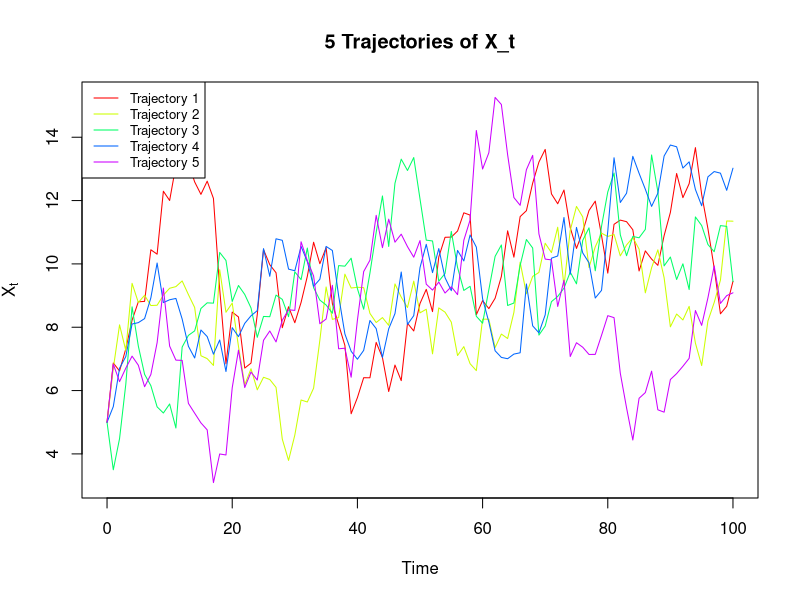
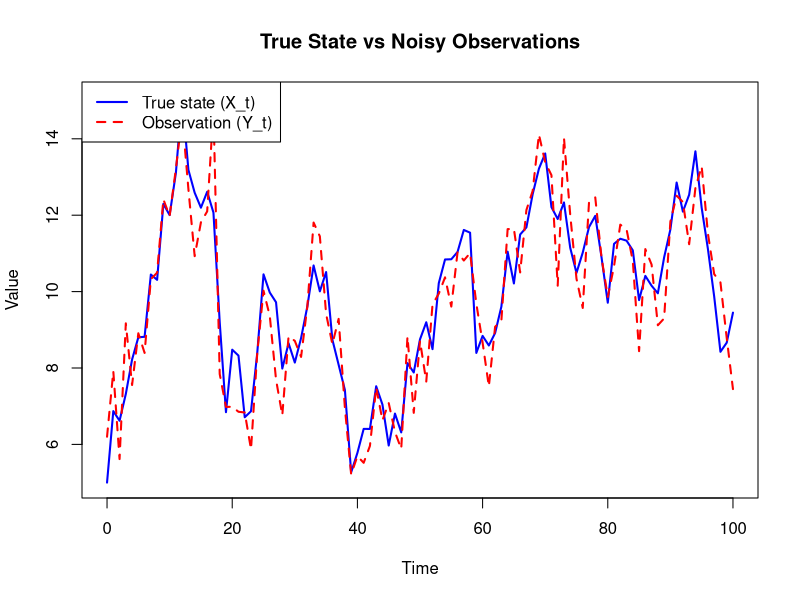
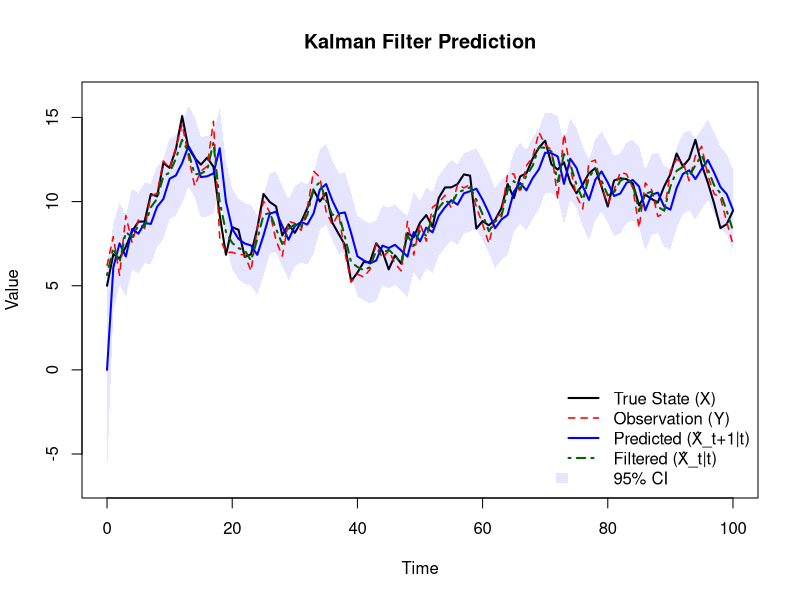
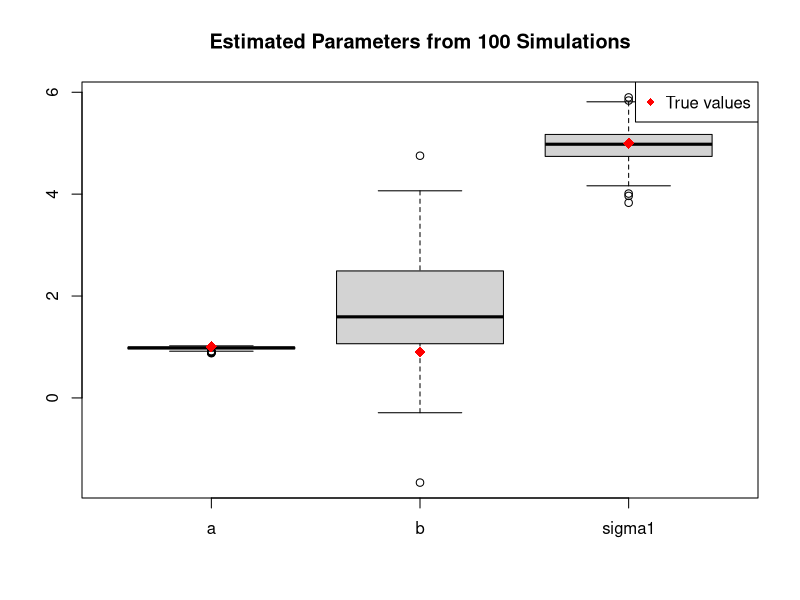
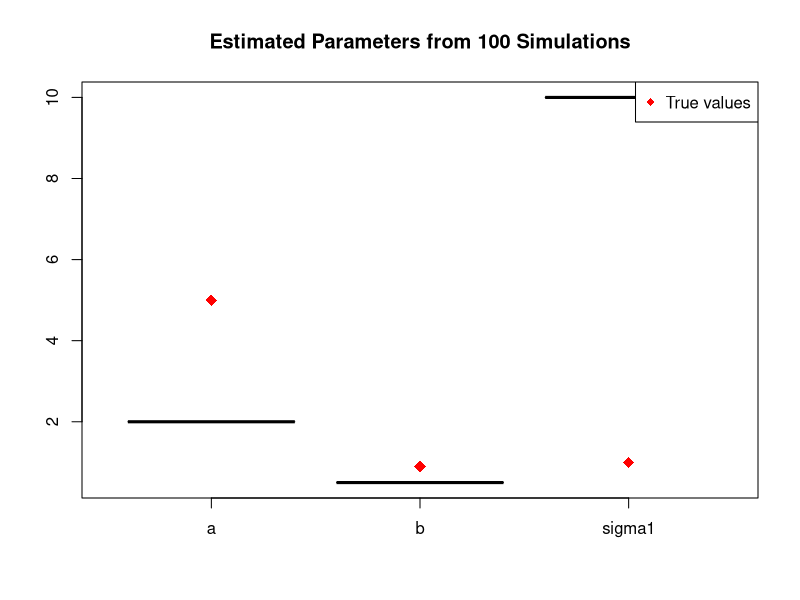
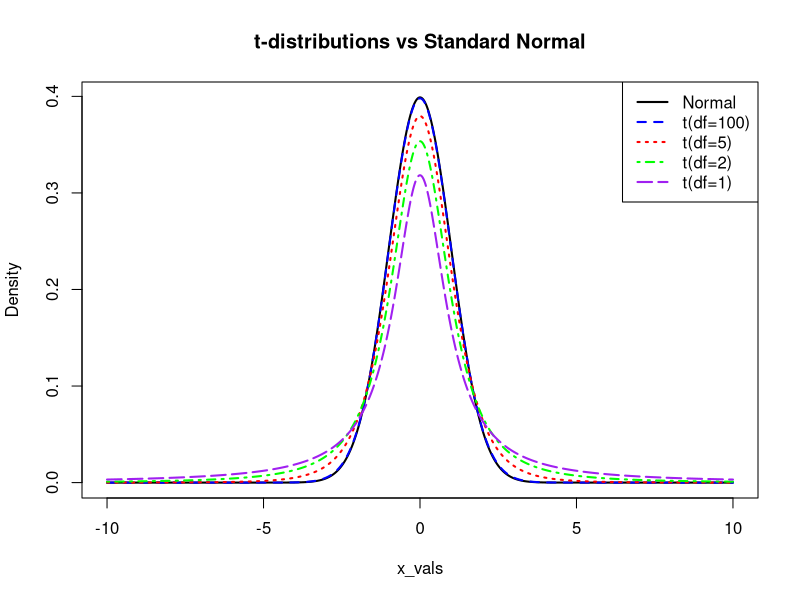
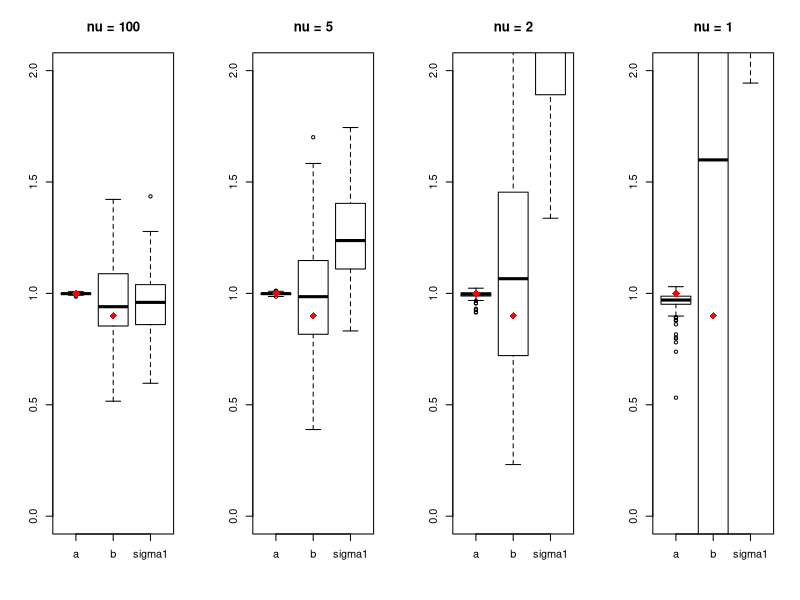

R code for these plots, in order:
#-------1.1-----
# Set a random seed to ensure reproducibility
set.seed(42)

# Parameter setup
a <- 0.9           # State transition coefficient
b <- 1             # Bias term
sigma <- 1         # Standard deviation of noise
X0 <- 5            # Initial value of the process
n <- 100           # Number of time steps
num_trajectories <- 5  # Number of independent simulations

# Create a matrix to store all trajectories (rows: time steps, columns: trajectories)
trajectories <- matrix(NA, nrow = n + 1, ncol = num_trajectories)

# Simulate each trajectory
for (j in 1:num_trajectories) {
  X <- numeric(n + 1)  # Create a vector to hold the state values
  X[1] <- X0           # Set initial value
  for (t in 2:(n + 1)) {
    e <- rnorm(1, mean = 0, sd = sigma)     # Generate random noise
    X[t] <- a * X[t - 1] + b + e            # Apply the state update equation
  }
  trajectories[, j] <- X  # Store this trajectory in the matrix
}

# Plotting
time <- 0:n                        # Time vector
colors <- rainbow(num_trajectories)  # Generate different colors for each trajectory

# Plot the first trajectory to set up the figure
windows(width = 12, height = 6)   
plot(time, trajectories[,1], type = "l", col = colors[1], ylim = range(trajectories),
     xlab = "Time", ylab = expression(X[t]), main = "5 Trajectories of X_t")

# Add the remaining trajectories
for (j in 2:num_trajectories) {
  lines(time, trajectories[,j], col = colors[j])
}

# Add a legend to label each trajectory
legend("topleft", legend = paste("Trajectory", 1:num_trajectories),
       col = colors, lty = 1, cex = 0.8)


#-------1.2---------
# Set random seed for reproducibility
set.seed(42)

# Parameters
a <- 0.9
b <- 1
sigma1 <- 1  # Standard deviation for process noise
sigma2 <- 1  # Standard deviation for observation noise
X0 <- 5
n <- 100

# Initialize vectors
X <- numeric(n + 1)  # Latent state
Y <- numeric(n + 1)  # Observations
X[1] <- X0           # Initial state

# Simulate process
for (t in 2:(n + 1)) {
  e1 <- rnorm(1, mean = 0, sd = sigma1)
  X[t] <- a * X[t - 1] + b + e1
}

# Generate observations
e2 <- rnorm(n + 1, mean = 0, sd = sigma2)
Y <- X + e2

# Plot
time <- 0:n
windows(width = 12, height = 6)   
plot(time, X, type = "l", col = "blue", lwd = 2,
     ylim = range(c(X, Y)),
     xlab = "Time", ylab = "Value", main = "True State vs Noisy Observations")
lines(time, Y, col = "red", lty = 2, lwd = 2)

legend("topleft", legend = c("True state (X_t)", "Observation (Y_t)"),
       col = c("blue", "red"), lty = c(1, 2), lwd = 2)



#--------1.3-----

# ------------set the parameters ------------
set.seed(42)
a <- 0.9
b <- 1
sigma1 <- 1
sigma2 <- 1
X0 <- 5
n <- 100
time <- 0:n



# ------------ Kalman Filter definition ------------
myKalmanFilter <- function(y, theta, R, x_prior = 0, P_prior = 10) {
  a <- theta[1]
  b <- theta[2]
  sigma1 <- theta[3]
  N <- length(y)
  
  x_pred  <- numeric(N)
  P_pred  <- numeric(N)
  x_filt  <- numeric(N)
  P_filt  <- numeric(N)
  innovation     <- numeric(N)
  innovation_var <- numeric(N)
  
  # initial prediction
  x_pred[1] <- x_prior
  P_pred[1] <- P_prior
  innovation[1] <- y[1] - x_pred[1]
  innovation_var[1] <- P_pred[1] + R
  K_1 <- P_pred[1] / innovation_var[1]
  x_filt[1] <- x_pred[1] + K_1 * innovation[1]
  P_filt[1] <- (1 - K_1) * P_pred[1]
  
  # main loop
  for (t in 2:N) {
    x_pred[t] <- a * x_filt[t - 1] + b
    P_pred[t] <- a^2 * P_filt[t - 1] + sigma1^2
    
    innovation[t] <- y[t] - x_pred[t]
    innovation_var[t] <- P_pred[t] + R
    K_t <- P_pred[t] / innovation_var[t]
    x_filt[t] <- x_pred[t] + K_t * innovation[t]
    P_filt[t] <- (1 - K_t) * P_pred[t]
  }
  
  return(list(
    x_pred = x_pred,
    P_pred = P_pred,
    x_filt = x_filt,
    P_filt = P_filt,
    innovation = innovation,
    innovation_var = innovation_var
  ))
}

# ------------ apply Kalman Filter  ------------
theta <- c(a, b, sigma1)
R <- sigma2^2
kf <- myKalmanFilter(Y, theta, R, x_prior = 0, P_prior = 10)

# confidence interval
lower <- kf$x_pred - 1.96 * sqrt(kf$P_pred)
upper <- kf$x_pred + 1.96 * sqrt(kf$P_pred)

# set the size
y_min <- min(c(X, Y, kf$x_pred, kf$x_filt))
y_max <- max(c(X, Y, kf$x_pred, kf$x_filt))
par(mar = c(5, 4, 4, 8), xpd = TRUE)  # 增加右边距，并允许越界绘图

# open a new window
windows(width = 12, height = 10)

# set the size
par(mar = c(5, 4, 4, 8), xpd = TRUE)

# the limir of CI
ci_min <- min(lower)
ci_max <- max(upper)

# add the margin
y_min <- min(c(X, Y, kf$x_pred, kf$x_filt))
y_max <- max(c(X, Y, kf$x_pred, kf$x_filt))

# correct the range of axis y
buffer <- 0.5  # buffer
ylim_low <- min(y_min, ci_min) - buffer
ylim_high <- max(y_max, ci_max) + buffer

# Open a new plotting window and set margins
windows(width = 12, height = 10)
par(mar = c(5, 4, 4, 2) + 0.1)

# Plotting
plot(time, X, type = "l", col = "black", lwd = 2,
     ylim = c(ylim_low, ylim_high), xlim = c(min(time), max(time)),
     xlab = "Time", ylab = "Value", main = "Kalman Filter Prediction")

# Add confidence interval shading
polygon(c(time, rev(time)), c(lower, rev(upper)), 
        col = rgb(0, 0, 1, 0.1), border = NA)

# Add additional lines
lines(time, Y, col = "red", lty = 2, lwd = 1.5)
lines(time, kf$x_pred, col = "blue", lwd = 2)
lines(time, kf$x_filt, col = "darkgreen", lty = 4, lwd = 2)

# Legend in the bottom right corner
legend("bottomright",
       legend = c("True State (X)", "Observation (Y)", "Predicted (X̂_t+1|t)",
                  "Filtered (X̂_t|t)", "95% CI"),
       col = c("black", "red", "blue", "darkgreen", rgb(0, 0, 1, 0.1)),
       lty = c(1, 2, 1, 4, NA), lwd = c(2, 1.5, 2, 2, NA),
       fill = c(NA, NA, NA, NA, rgb(0, 0, 1, 0.1)),
       border = NA, bty = "n")


#-------1.4------for (1,0.9,1),(1,0.9,5)

myLogLikFun <- function(theta, y, R, x_prior = 0, P_prior = 10) {
  a <- theta[1]
  b <- theta[2]
  sigma1 <- theta[3]
  
  # apply Kalman filter
  kf_result <- myKalmanFilter(y, theta, R, x_prior, P_prior)
  
  err <- kf_result$innovation       # predict the error
  S <- kf_result$innovation_var     # variance of error
  
  # delete outliers
  if (any(S <= 0)) return(Inf)
  
  # calculate the log-likelihood value
  logL <- -0.5 * sum(log(2 * pi * S) + (err^2) / S)
  
  return(-logL)  
}

# ------------ Simulation and Estimation ------------
set.seed(42)
n <- 100
R <- 1   # sigma2^2
true_theta <- c(1, 0.9, 5)  # a, b, sigma1
N_sim <- 100

results <- matrix(NA, nrow = N_sim, ncol = 3)
colnames(results) <- c("a", "b", "sigma1")

for (i in 1:N_sim) {
  # simulate latent X and observations Y
  X <- numeric(n + 1)
  X[1] <- 5
  for (t in 2:(n + 1)) {
    X[t] <- true_theta[1] * X[t - 1] + true_theta[2] + rnorm(1, 0, true_theta[3])
  }
  Y <- X + rnorm(n + 1, 0, sqrt(R))
  
  # initial guess for parameters
  theta_init <- c(0.5, 0.5, 0.5)
  fit <- optim(theta_init, myLogLikFun, y = Y, R = R, method = "L-BFGS-B",
               lower = c(-Inf, -Inf, 1e-4))
  
  results[i, ] <- fit$par
}

# ------------ Visualization ------------
windows(width = 10, height = 6)  # open a new window
boxplot(results, names = c("a", "b", "sigma1"), main = "Estimated Parameters from 100 Simulations")
points(x = 1:3, y = true_theta, col = "red", pch = 18, cex = 1.5)
legend("topright", legend = "True values", col = "red", pch = 18)


##-------1.4 for (5,0.9,1)------

myLogLikFun <- function(theta, y, R, x_prior = 0, P_prior = 10) {
  a <- theta[1]
  b <- theta[2]
  sigma1 <- theta[3]
  
  # Run the Kalman filter
  kf_result <- myKalmanFilter(y, theta, R, x_prior, P_prior)
  
  err <- kf_result$innovation       # Prediction errors (innovations)
  S <- kf_result$innovation_var     # Innovation variances
  
  # Return Inf if any variance is non-positive (to avoid invalid likelihood)
  if (any(S <= 0)) return(Inf)
  
  # Compute the total log-likelihood (Gaussian log-density for each time step)
  logL <- -0.5 * sum(log(2 * pi * S) + (err^2) / S)
  
  return(-logL)  # Return negative log-likelihood for minimization
}


# ------------ Simulation and Estimation ------------
set.seed(42)
n <- 100
R <- 1   # sigma2^2
true_theta <- c(5, 0.9, 1)  # a, b, sigma1
N_sim <- 100

results <- matrix(NA, nrow = N_sim, ncol = 3)
colnames(results) <- c("a", "b", "sigma1")

for (i in 1:N_sim) {
  # simulate latent X and observations Y
  X <- numeric(n + 1)
  X[1] <- 5
  for (t in 2:(n + 1)) {
    X[t] <- true_theta[1] * X[t - 1] + true_theta[2] + rnorm(1, 0, true_theta[3])
  }
  Y <- X + rnorm(n + 1, 0, sqrt(R))
  
  # initial guess for parameters
  theta_init <- c(0.5, 0.5, 0.5)
  fit <- optim(theta_init, myLogLikFun, y = Y, R = R,
               method = "L-BFGS-B", lower = c(-2, -Inf, 1e-3), upper = c(2, Inf, 10))
  
  
  results[i, ] <- fit$par
}

# ------------ Visualization ------------
windows(width = 10, height = 6)  # 打开新窗口
boxplot(results, names = c("a", "b", "sigma1"), main = "Estimated Parameters from 100 Simulations")
points(x = 1:3, y = true_theta, col = "red", pch = 18, cex = 1.5)
legend("topright", legend = "True values", col = "red", pch = 18)

#----1.5--
# ----- Parameter settings -----
set.seed(42)
n <- 100                   # Length of the time series
a <- 1                    # State transition coefficient
b <- 0.9                  # Constant term in state update
sigma1 <- 1              # Standard deviation of process noise
sigma2 <- 1              # Standard deviation of observation noise
nu_values <- c(100, 5, 2, 1)  # Degrees of freedom for the t-distribution

# ---- Simulate one realization of latent state X and observation Y (using t-distributed process noise) ----
lambda <- rt(n + 1, df = 2)   # Example with df = 2 (can change to other values)
X <- numeric(n + 1)
X[1] <- 0
for (t in 2:(n + 1)) {
  X[t] <- a * X[t - 1] + b + sigma1 * lambda[t]   # State update equation with t noise
}
Y <- X + rnorm(n + 1, 0, sigma2)  # Add Gaussian observation noise to generate Y

# ---- Plot density: t-distribution vs standard normal ----
x_vals <- seq(-10, 10, length.out = 1000)  # X-axis for density plot
windows(width = 10, height = 6)            # Open new plotting window

# Plot standard normal density
plot(x_vals, dnorm(x_vals), type = "l", lwd = 2, col = "black",
     ylab = "Density", main = "t-distributions vs Standard Normal")

# Set line colors and types
cols <- c("blue", "red", "green", "purple")
ltys <- c(2, 3, 4, 5)

# Overlay t-distribution densities with various degrees of freedom
for (i in seq_along(nu_values)) {
  lines(x_vals, dt(x_vals, df = nu_values[i]), col = cols[i], lty = ltys[i], lwd = 2)
}

# Add legend
legend("topright", legend = c("Normal",
                              paste0("t(df=", nu_values, ")")),
       col = c("black", cols), lty = c(1, ltys), lwd = 2)

#-----1.5----second part
set.seed(42)

n <- 100                             # Length of the time series
R <- 1                               # Observation noise variance
true_theta <- c(1, 0.9, 1)           # True parameters: a, b, sigma1
nu_values <- c(100, 5, 2, 1)         # Degrees of freedom for the t-distribution
N_sim <- 100                         # Number of Monte Carlo simulations

results_list <- list()              # To store parameter estimates for each nu

for (nu in nu_values) {
  sim_results <- matrix(NA, nrow = N_sim, ncol = 3)  # Each row stores (a, b, sigma1)
  
  for (i in 1:N_sim) {
    # Generate system noise using t-distribution with current nu
    lambda <- rt(n + 1, df = nu)
    X <- numeric(n + 1)
    X[1] <- 0
    for (t in 2:(n + 1)) {
      X[t] <- true_theta[1] * X[t - 1] + true_theta[2] + true_theta[3] * lambda[t]
    }
    
    # Generate noisy observations
    Y <- X + rnorm(n + 1, mean = 0, sd = sqrt(R))
    
    # Robust initial guess for optimization
    theta_init <- c(runif(1, 0.5, 1.5), runif(1, 0.5, 1.5), runif(1, 0.5, 1.5))
    
    # Perform maximum likelihood estimation (under Gaussian assumption)
    fit <- optim(theta_init, myLogLikFun, y = Y, R = R,
                 method = "L-BFGS-B", lower = c(-Inf, -Inf, 1e-4))
    
    # Check convergence and print diagnostic info if needed
    if (fit$convergence != 0 || any(is.na(fit$par))) {
      cat("⚠️ Optim failed: iter =", i, "nu =", nu, "\n")
      cat("  theta_init =", paste(round(theta_init, 2), collapse = ", "), "\n")
      cat("  fit$par    =", paste(round(fit$par, 4), collapse = ", "), "\n")
      cat("  logLik     =", fit$value, "\n\n")
    }
    
    sim_results[i, ] <- fit$par  # Store estimated parameters
  }
  
  results_list[[paste0("nu_", nu)]] <- sim_results  # Save results for this nu
}

#------------- Visualization of parameter estimates for each nu ---------------
true_theta <- c(1, 0.9, 5)                      # True values for plotting reference
param_names <- c("a", "b", "sigma1")            # Axis labels
nu_labels <- paste0("nu = ", nu_values)         # Plot titles

windows(width = 12, height = 6)                 # Open new plotting window
par(mfrow = c(1, length(nu_values)), mar = c(5, 4, 4, 2))  # Layout settings

for (k in seq_along(nu_values)) {
  nu <- nu_values[k]
  sim_results <- results_list[[paste0("nu_", nu)]]
  
  # Draw boxplot for the estimated parameters
  boxplot(sim_results, names = param_names,
          main = nu_labels[k], ylim = c(0, 2), col = "white")
  
  # Add red points for true parameter values
  points(x = 1:3, y = true_theta, col = "red", pch = 18, cex = 1.5)
}
